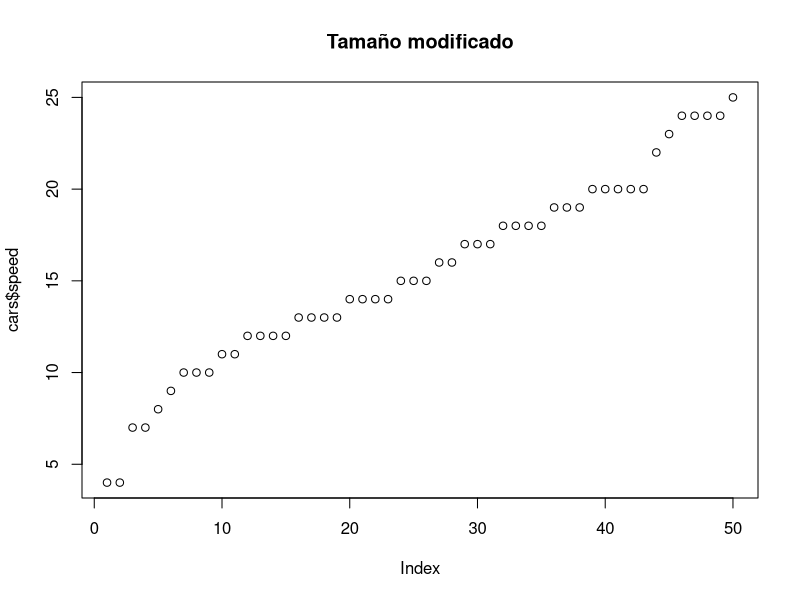

Recreate this plot in R.
## ---- chunk 1
plot(cars$speed, main="Tamaño modificado")
